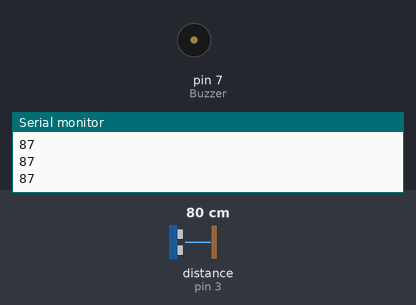
This sketch was run on a simulated Arduino Uno, built with avr-gcc and run on an emulated ATmega328P. On the bench: buzzer (waves = sounding), the last lines printed to the serial monitor. Wiring (inferred from the names in the program): ultrasonic range finder: trigger pin 2; echo pin 3. Inputs (shaded band) come from the test bench; at power-on: distance to the obstacle (sensor on pin 3) 80 cm. The echo pulse lasts 58.3 µs per cm.

Above: at 1.2 s.
1.3 s: distance to the obstacle (sensor on pin 3) set to 66 cm
2.8 s: distance to the obstacle (sensor on pin 3) set to 56 cm
At 4.0 s:
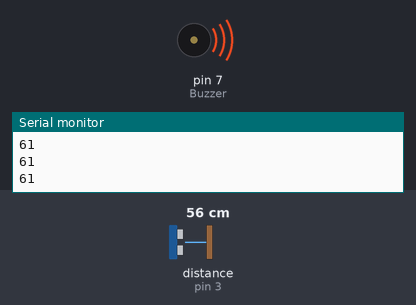
Timing chart, 0 to 5.8 s (numbered marks = the images above; inputs shaded):
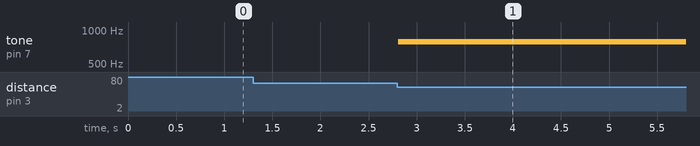

The sketch:

Buzzer_con_melodias.ino
```cpp
//Fundación Kinal
//Centro Educativo Técnico Labral Kinal
//Electrónica
//Grado: Quinto
//Sección: A
//Curso: Taller de Electrónica Digital y Reparación de Computadoras I
//Nombre: Javier ricardo vivar sanchez
//Carné: 2019585
int Trig = 2;
int Echo = 3;
int Buzzer = 7;
int distancia;

int c = 261;
int d = 294;
int e = 329;
int f = 349;
int g = 391;
int gS = 415;
int a = 440;
int aS = 455;
int b = 466;
int cH = 523;
int cSH = 554;
int dH = 587;
int dSH = 622;
int eH = 659;
int fH = 698;
int fSH = 740;
int gH = 783;
int gSH = 830;
int aH = 880;

void setup() {
  Serial.begin(9600);
  pinMode(Trig, OUTPUT);
  pinMode(Echo, INPUT);
  pinMode(Buzzer, OUTPUT);
}

void loop() {
  distancia = HC();
  Serial.println(distancia);
  // El buzzer empezara a sonar mientras que el objeto y el ultrasonico esten en una distancia
  // mayor a 10cm  y menor a 67cm
  // Fuera de estos rangos se apagara el buzzer
  if (distancia > 10 && distancia <= 13) {  // C
    tone(Buzzer, c);
  } else if (distancia > 13 && distancia <= 16) {  // D
    tone(Buzzer, d);
  } else if (distancia > 16 && distancia <= 19) {  // E
    tone(Buzzer, e);
  } else if (distancia > 19 && distancia <= 22) {  // F
    tone(Buzzer, f);
  } else if (distancia > 22 && distancia <= 25) {  // G
    tone(Buzzer, g);
  } else if (distancia > 25 && distancia <= 28) {  // GS
    tone(Buzzer, gS);
  } else if (distancia > 28 && distancia <= 31) {  // A
    tone(Buzzer, a);
  } else if (distancia <= 10 || distancia <= 31) {  // AS
    tone(Buzzer, aS);
  } else if (distancia > 31 && distancia <= 34) {  // B
    tone(Buzzer, b);
  } else if (distancia > 37 && distancia <= 40) {  // CH
    tone(Buzzer, cH);
  } else if (distancia > 40 && distancia <= 43) {  // CSH
    tone(Buzzer, cSH);
  } else if (distancia > 43 && distancia <= 46) {  // DH
    tone(Buzzer, dH);
  } else if (distancia > 46 && distancia <= 49) {  // DSH
    tone(Buzzer, dSH);
  } else if (distancia > 49 && distancia <= 52) {  // EH
    tone(Buzzer, eH);
  } else if (distancia <= 52 || distancia <= 55) {  // FH
    tone(Buzzer, fH);
  } else if (distancia > 55 && distancia <= 58) {  // FSH
    tone(Buzzer, fSH);
  } else if (distancia > 58 && distancia <= 61) {  // GH
    tone(Buzzer, gH);
  } else if (distancia > 61 && distancia <= 64) {  // GSH
    tone(Buzzer, gSH);
  } else if (distancia > 64 && distancia <= 67) {  // AH
    tone(Buzzer, aH);
  } else if (distancia <= 10 || distancia > 67) {  // No ruido
    noTone(Buzzer);
  }
}

int HC() {  // Funcion para hacer funcionar el ultrasonico y retornar el valor de distancia
  digitalWrite(Trig, HIGH);
  delay(1);
  digitalWrite(Trig, LOW);
  int Tiempo = pulseIn(Echo, HIGH);
  int Distancia = Tiempo / 52.8;
  return Distancia;
}
```

Measured:
- the behaviour switches between 62 and 61 cm on distance to the obstacle (sensor on pin 3) (found by bisection; images 0 and 1)
- after the input at 2.8 s, tone on pin 7 (Buzzer): silent → 783 Hz at once
